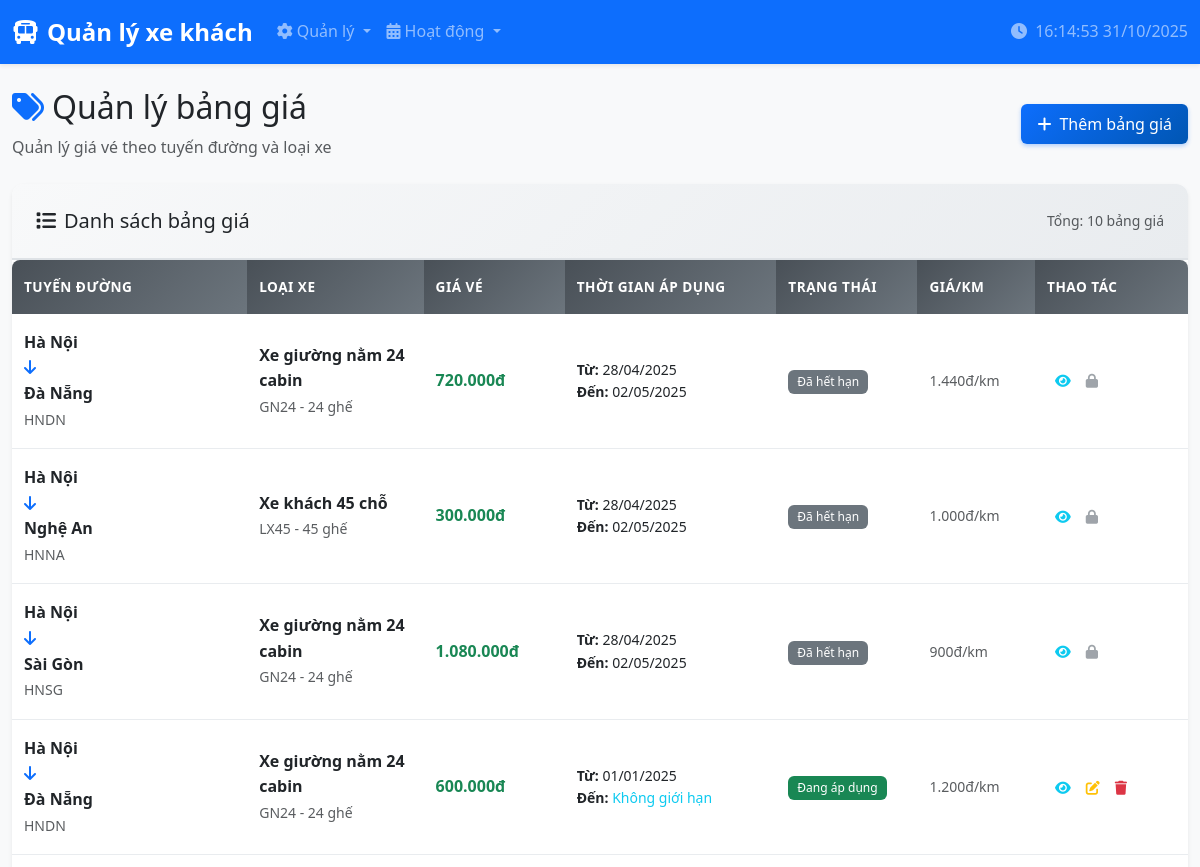
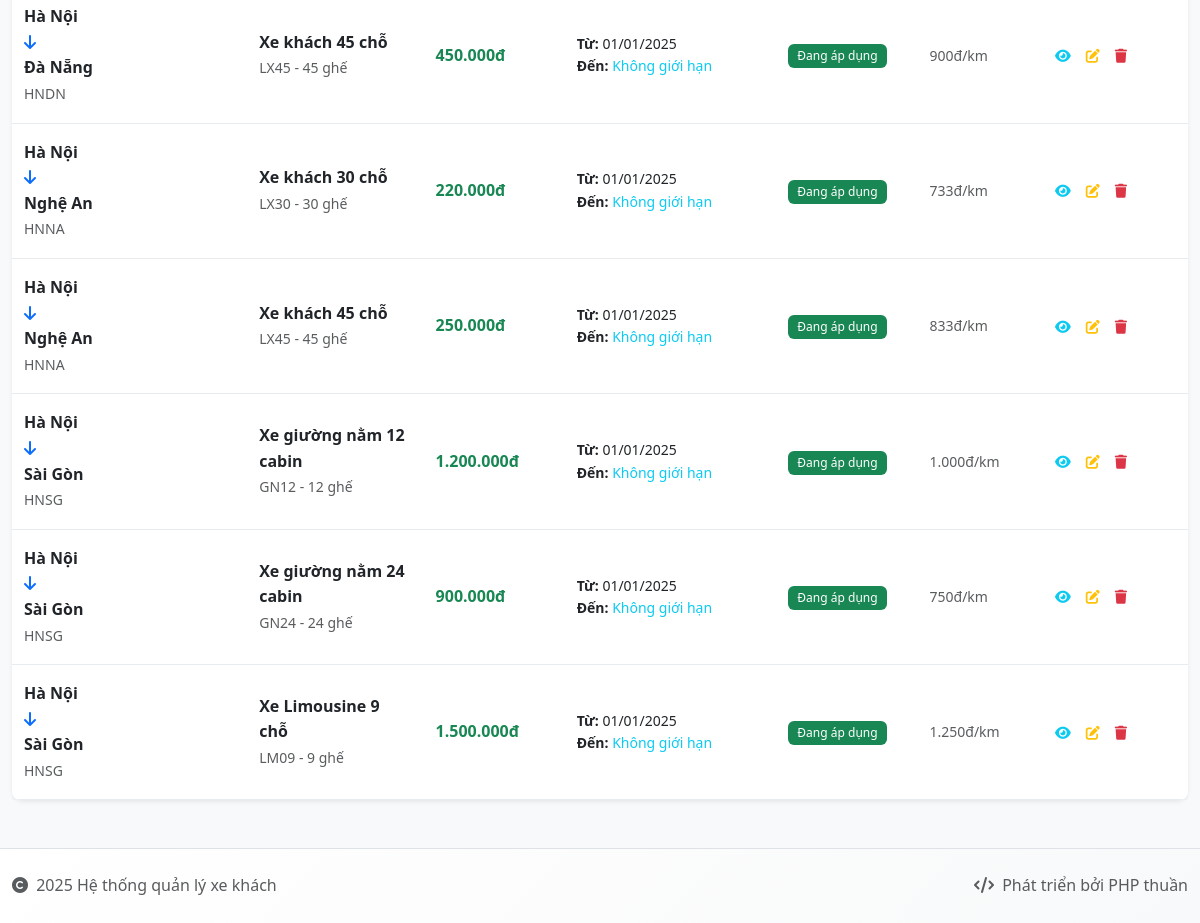
Page /quanly_xe_khach/bang_gia/index.php on the committed database (2 pictures, top to bottom).
### tables this page shows
CREATE TABLE `bang_gia` (
  `MaTuyenDuong` varchar(4) NOT NULL,
  `MaLoaiXe` varchar(10) NOT NULL,
  `NgayBatDau` date NOT NULL,
  `NgayKetThuc` date DEFAULT NULL,
  `GiaVeNiemYet` decimal(10,2) NOT NULL,
  PRIMARY KEY (`MaTuyenDuong`,`MaLoaiXe`,`NgayBatDau`),
  KEY `MaLoaiXe` (`MaLoaiXe`),
  CONSTRAINT `bang_gia_ibfk_1` FOREIGN KEY (`MaTuyenDuong`) REFERENCES `tuyen_duong` (`MaTuyenDuong`),
  CONSTRAINT `bang_gia_ibfk_2` FOREIGN KEY (`MaLoaiXe`) REFERENCES `loai_xe` (`MaLoaiXe`)
);

CREATE TABLE `tuyen_duong` (
  `MaTuyenDuong` varchar(4) NOT NULL,
  `DiemDau` varchar(100) NOT NULL,
  `DiemCuoi` varchar(100) NOT NULL,
  `DoPhucTap` int(11) DEFAULT NULL CHECK (`DoPhucTap` in (1,2,3)),
  `DoDai` int(11) NOT NULL,
  PRIMARY KEY (`MaTuyenDuong`)
);

CREATE TABLE `loai_xe` (
  `MaLoaiXe` varchar(10) NOT NULL,
  `TenLoaiXe` varchar(50) NOT NULL,
  `SoGhe` int(11) NOT NULL,
  PRIMARY KEY (`MaLoaiXe`)
);

### quanly_xe_khach/bang_gia/index.php (the view, shortened to what this page needs)
<?php
$database = new Database();
$db = $database->getConnection();
try {
    $query = "SELECT bg.*, td.DiemDau, td.DiemCuoi, lx.TenLoaiXe, lx.SoGhe,
                     CASE
                         WHEN bg.NgayBatDau > CURDATE() THEN 'Chưa áp dụng'
                         WHEN bg.NgayKetThuc IS NOT NULL AND bg.NgayKetThuc < CURDATE() THEN 'Đã hết hạn'
                         ELSE 'Đang áp dụng'
                     END as TrangThai
              FROM bang_gia bg
              LEFT JOIN tuyen_duong td ON bg.MaTuyenDuong = td.MaTuyenDuong
              LEFT JOIN loai_xe lx ON bg.MaLoaiXe = lx.MaLoaiXe
              ORDER BY bg.NgayBatDau DESC, bg.MaTuyenDuong, bg.MaLoaiXe";
    $stmt = $db->prepare($query);
    $stmt->execute();
    $bang_gia_list = $stmt->fetchAll(PDO::FETCH_ASSOC);
} catch(PDOException $e) {
    $error = "Lỗi truy vấn: " . $e->getMessage();
}
include '../includes/header.php';
?>
<div class="row">
    <div class="col-12">
        <div class="d-flex justify-content-between align-items-center mb-4">
            <div>
                <h2><i class="fas fa-tags text-primary me-2"></i>Quản lý bảng giá</h2>
                <p class="text-muted mb-0">Quản lý giá vé theo tuyến đường và loại xe</p>
            </div>
            <a href="create.php" class="btn btn-primary">
                <i class="fas fa-plus me-2"></i>Thêm bảng giá
            </a>
        </div>
        <div class="card shadow-sm">
            <div class="card-header">
                <div class="row align-items-center">
                    <div class="col">
                        <h5 class="mb-0"><i class="fas fa-list me-2"></i>Danh sách bảng giá</h5>
                    </div>
                    <div class="col-auto">
                        <small class="text-muted">Tổng: <?php echo count($bang_gia_list); ?> bảng giá</small>
                    </div>
                </div>
            </div>
            <div class="card-body p-0">
                <?php if (empty($bang_gia_list)): ?>
                    <div class="text-center py-5">
                        <i class="fas fa-tags fa-3x text-muted mb-3"></i>
                        <p class="text-muted">Chưa có bảng giá nào</p>
                        <a href="create.php" class="btn btn-primary">
                            <i class="fas fa-plus me-2"></i>Thêm bảng giá đầu tiên
                        </a>
                    </div>
                <?php else: ?>
                    <div class="table-responsive">
                        <table class="table table-hover mb-0">
                            <thead class="table-dark">
                            <tr>
                                <th width="20%">Tuyến đường</th>
                                <th width="15%">Loại xe</th>
                                <th width="12%">Giá vé</th>
                                <th width="18%">Thời gian áp dụng</th>
                                <th width="12%">Trạng thái</th>
                                <th width="10%">Giá/km</th>
                                <th width="13%">Thao tác</th>
                            </tr>
                            </thead>
                            <tbody>
                            <?php foreach ($bang_gia_list as $gia): ?>
                                <tr>
                                    <td>
                                        <div class="fw-semibold"><?php echo htmlspecialchars($gia['DiemDau']); ?></div>
                                        <div class="text-primary">
                                            <i class="fas fa-arrow-down me-1"></i>
                                        </div>
                                        <div class="fw-semibold"><?php echo htmlspecialchars($gia['DiemCuoi']); ?></div>
                                        <small class="text-muted"><?php echo htmlspecialchars($gia['MaTuyenDuong']); ?></small>
                                    </td>
                                    <td>
                                        <div class="fw-semibold"><?php echo htmlspecialchars($gia['TenLoaiXe']); ?></div>
                                        <small class="text-muted">
                                            <?php echo htmlspecialchars($gia['MaLoaiXe']); ?> - <?php echo $gia['SoGhe']; ?> ghế
                                        </small>
                                    </td>
                                    <td>
                                    <span class="fw-bold text-success fs-6">
                                        <?php echo number_format($gia['GiaVeNiemYet'], 0, ',', '.'); ?>đ
                                    </span>
                                    </td>
                                    <td>
                                        <div class="small">
                                            <strong>Từ:</strong> <?php echo date('d/m/Y', strtotime($gia['NgayBatDau'])); ?><br>
                                            <strong>Đến:</strong>
                                            <?php echo $gia['NgayKetThuc'] ? date('d/m/Y', strtotime($gia['NgayKetThuc'])) : '<span class="text-info">Không giới hạn</span>'; ?>
                                        </div>
                                    </td>
                                    <td>
                                        <?php
                                        $badge_class = '';
                                        switch($gia['TrangThai']) {
                                            case 'Đang áp dụng': $badge_class = 'bg-success'; break;
                                            case 'Đã hết hạn': $badge_class = 'bg-secondary'; break;
                                        }
                                        ?>
                                        <span class="badge <?php echo $badge_class; ?>">
                                        <?php echo $gia['TrangThai']; ?>
                                    </span>
                                    </td>
                                    <td>
                                        <?php
                                        $query_distance = "SELECT DoDai FROM tuyen_duong WHERE MaTuyenDuong = ?";
                                        $stmt_distance = $db->prepare($query_distance);
                                        $stmt_distance->execute([$gia['MaTuyenDuong']]);
                                        $distance = $stmt_distance->fetchColumn();
                                        if ($distance > 0) {
                                            $gia_per_km = $gia['GiaVeNiemYet'] / $distance;
                                            echo '<small class="text-muted">' . number_format($gia_per_km, 0, ',', '.') . 'đ/km</small>';
                                        } else {
                                            echo '<small class="text-muted">N/A</small>';
                                        }
                                        ?>
                                    </td>
                                    <td>
                                        <div class="btn-group" role="group">
                                            <a href="view.php?tuyen=<?php echo $gia['MaTuyenDuong']; ?>&loai=<?php echo $gia['MaLoaiXe']; ?>&ngay=<?php echo $gia['NgayBatDau']; ?>"
                                               class="btn btn-sm btn-outline-info"
                                               data-bs-toggle="tooltip" title="Xem chi tiết">
                                                <i class="fas fa-eye"></i>
                                            </a>
                                            <?php if ($gia['TrangThai'] != 'Đã hết hạn'): ?>
                                                <a href="edit.php?tuyen=<?php echo $gia['MaTuyenDuong']; ?>&loai=<?php echo $gia['MaLoaiXe']; ?>&ngay=<?php echo $gia['NgayBatDau']; ?>"
                                                   class="btn btn-sm btn-outline-warning"
                                                   data-bs-toggle="tooltip" title="Chỉnh sửa">
                                                    <i class="fas fa-edit"></i>
                                                </a>
                                                <a href="index.php?delete=1&delete_tuyen=<?php echo $gia['MaTuyenDuong']; ?>&delete_loai=<?php echo $gia['MaLoaiXe']; ?>&delete_ngay=<?php echo $gia['NgayBatDau']; ?>"
                                                   class="btn btn-sm btn-outline-danger"
                                                   data-bs-toggle="tooltip" title="Xóa"
                                                   data-confirm="Bạn có chắc muốn xóa bảng giá này?">
                                                    <i class="fas fa-trash"></i>
                                                </a>
                                            <?php else: ?>
                                                <button class="btn btn-sm btn-outline-secondary" disabled
                                                        data-bs-toggle="tooltip" title="Đã hết hạn, không thể sửa">
                                                    <i class="fas fa-lock"></i>
                                                </button>
                                            <?php endif; ?>
                                        </div>
                                    </td>
                                </tr>
                            <?php endforeach; ?>
                            </tbody>
                        </table>
                    </div>
                <?php endif; ?>
            </div>
        </div>
    </div>
</div>
<?php include '../includes/footer.php'; ?>

### quanly_xe_khach/style.css (style rules this page uses)
:root { --primary-color: #0d6efd; --secondary-color: #6c757d; --success-color: #198754; --info-color: #0dcaf0; --warning-color: #ffc107; --danger-color: #dc3545; --light-color: #f8f9fa; --dark-color: #212529; }
body { font-family: 'Segoe UI', Tahoma, Geneva, Verdana, sans-serif; background-color: #f8f9fa; line-height: 1.6; }
.card { border: none; border-radius: 12px; box-shadow: 0 2px 10px rgba(0,0,0,0.08); transition: transform 0.2s ease, box-shadow 0.2s ease; }
.card-header { background: linear-gradient(135deg, #f8f9fa 0%, #e9ecef 100%); border-bottom: 2px solid #dee2e6; border-radius: 12px 12px 0 0 !important; padding: 1.5rem; }
.card-body { padding: 1.5rem; }
.table { border-radius: 8px; overflow: hidden; box-shadow: 0 2px 8px rgba(0,0,0,0.05); }
.table thead th { background: linear-gradient(135deg, #495057 0%, #6c757d 100%); color: white; border: none; font-weight: 600; text-transform: uppercase; font-size: 0.85rem; letter-spacing: 0.5px; padding: 1rem 0.75rem; }
.table tbody tr { transition: background-color 0.2s ease; }
.table td { vertical-align: middle; border-color: #e9ecef; padding: 1rem 0.75rem; }
.btn { border-radius: 6px; font-weight: 500; padding: 0.5rem 1rem; transition: all 0.2s ease; border: none; }
.btn-primary { background: linear-gradient(135deg, #0d6efd 0%, #0056b3 100%); box-shadow: 0 2px 4px rgba(13, 110, 253, 0.3); }
.btn-sm { padding: 0.375rem 0.75rem; font-size: 0.85rem; }
.btn-group-sm > .btn, .btn-sm { border-radius: 4px; }
.badge { font-size: 0.75rem; font-weight: 500; padding: 0.5em 0.75em; border-radius: 6px; }

### quanly_xe_khach/includes/header.php (style rules this page uses)
.table th { background-color: #f8f9fa; }
.btn-group-sm > .btn, .btn-sm { padding: 0.25rem 0.5rem; font-size: 0.875rem; }
.card-header { background-color: #f8f9fa; border-bottom: 2px solid #dee2e6; }

### rows in the picture
bang_gia: MaTuyenDuong.DiemDau "Hà Nội", MaTuyenDuong.DiemCuoi "Đà Nẵng", MaTuyenDuong "HNDN", MaLoaiXe.TenLoaiXe "Xe giường nằm 24 cabin", MaLoaiXe "GN24", MaLoaiXe.SoGhe "24", GiaVeNiemYet "720.000", NgayBatDau "28/04/2025", NgayKetThuc "02/05/2025", TrangThai "Đã hết hạn", GiaVeNiemYet.DoDai "1.440"
bang_gia: MaTuyenDuong.DiemDau "Hà Nội", MaTuyenDuong.DiemCuoi "Nghệ An", MaTuyenDuong "HNNA", MaLoaiXe.TenLoaiXe "Xe khách 45 chỗ", MaLoaiXe "LX45", MaLoaiXe.SoGhe "45", GiaVeNiemYet "300.000", NgayBatDau "28/04/2025", NgayKetThuc "02/05/2025", TrangThai "Đã hết hạn", GiaVeNiemYet.DoDai "1.000"
bang_gia: MaTuyenDuong.DiemDau "Hà Nội", MaTuyenDuong.DiemCuoi "Sài Gòn", MaTuyenDuong "HNSG", MaLoaiXe.TenLoaiXe "Xe giường nằm 24 cabin", MaLoaiXe "GN24", MaLoaiXe.SoGhe "24", GiaVeNiemYet "1.080.000", NgayBatDau "28/04/2025", NgayKetThuc "02/05/2025", TrangThai "Đã hết hạn", GiaVeNiemYet.DoDai "900"
bang_gia: MaTuyenDuong.DiemDau "Hà Nội", MaTuyenDuong.DiemCuoi "Đà Nẵng", MaTuyenDuong "HNDN", MaLoaiXe.TenLoaiXe "Xe giường nằm 24 cabin", MaLoaiXe "GN24", MaLoaiXe.SoGhe "24", GiaVeNiemYet "600.000", NgayBatDau "01/01/2025", shows "Không giới hạn", TrangThai "Đang áp dụng", GiaVeNiemYet.DoDai "1.200"
bang_gia: MaTuyenDuong.DiemDau "Hà Nội", MaTuyenDuong.DiemCuoi "Đà Nẵng", MaTuyenDuong "HNDN", MaLoaiXe.TenLoaiXe "Xe khách 45 chỗ", MaLoaiXe "LX45", MaLoaiXe.SoGhe "45", GiaVeNiemYet "450.000", NgayBatDau "01/01/2025", shows "Không giới hạn", TrangThai "Đang áp dụng", GiaVeNiemYet.DoDai "900"
bang_gia: MaTuyenDuong.DiemDau "Hà Nội", MaTuyenDuong.DiemCuoi "Nghệ An", MaTuyenDuong "HNNA", MaLoaiXe.TenLoaiXe "Xe khách 30 chỗ", MaLoaiXe "LX30", MaLoaiXe.SoGhe "30", GiaVeNiemYet "220.000", NgayBatDau "01/01/2025", shows "Không giới hạn", TrangThai "Đang áp dụng", GiaVeNiemYet.DoDai "733"
bang_gia: MaTuyenDuong.DiemDau "Hà Nội", MaTuyenDuong.DiemCuoi "Nghệ An", MaTuyenDuong "HNNA", MaLoaiXe.TenLoaiXe "Xe khách 45 chỗ", MaLoaiXe "LX45", MaLoaiXe.SoGhe "45", GiaVeNiemYet "250.000", NgayBatDau "01/01/2025", shows "Không giới hạn", TrangThai "Đang áp dụng", GiaVeNiemYet.DoDai "833"
bang_gia: MaTuyenDuong.DiemDau "Hà Nội", MaTuyenDuong.DiemCuoi "Sài Gòn", MaTuyenDuong "HNSG", MaLoaiXe.TenLoaiXe "Xe giường nằm 12 cabin", MaLoaiXe "GN12", MaLoaiXe.SoGhe "12", GiaVeNiemYet "1.200.000", NgayBatDau "01/01/2025", shows "Không giới hạn", TrangThai "Đang áp dụng", GiaVeNiemYet.DoDai "1.000"
bang_gia: MaTuyenDuong.DiemDau "Hà Nội", MaTuyenDuong.DiemCuoi "Sài Gòn", MaTuyenDuong "HNSG", MaLoaiXe.TenLoaiXe "Xe giường nằm 24 cabin", MaLoaiXe "GN24", MaLoaiXe.SoGhe "24", GiaVeNiemYet "900.000", NgayBatDau "01/01/2025", shows "Không giới hạn", TrangThai "Đang áp dụng", GiaVeNiemYet.DoDai "750"
bang_gia: MaTuyenDuong.DiemDau "Hà Nội", MaTuyenDuong.DiemCuoi "Sài Gòn", MaTuyenDuong "HNSG", MaLoaiXe.TenLoaiXe "Xe Limousine 9 chỗ", MaLoaiXe "LM09", MaLoaiXe.SoGhe "9", GiaVeNiemYet "1.500.000", NgayBatDau "01/01/2025", shows "Không giới hạn", TrangThai "Đang áp dụng", GiaVeNiemYet.DoDai "1.250"

### other values in the picture
count($bang_gia_list) "10"
